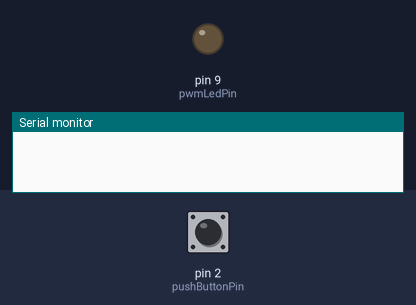
Recording of a sketch running on a simulated Arduino Uno, built with avr-gcc and run on an emulated ATmega328P. On the bench: output pins drawn as LEDs (lit = HIGH), the last lines printed to the serial monitor. The inputs (shaded band) are chosen by the test bench; at power-on: pin 2 (pushButtonPin) HIGH.

Above: at 1.2 s.
1.3 s: pin 2 (pushButtonPin) pulled LOW for 0.15 s
At 2.2 s:
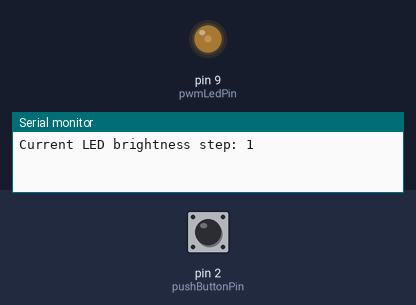
2.9 s: pin 2 (pushButtonPin) pulled LOW for 1 s
At 3.4 s:
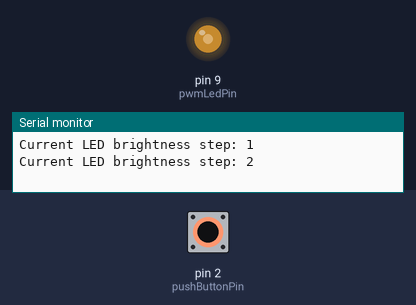
5.4 s: pin 2 (pushButtonPin) pulled LOW for 0.15 s
At 6.5 s:
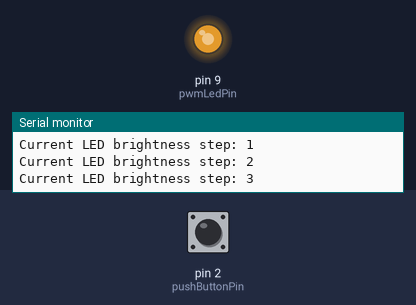
7.0 s: pin 2 (pushButtonPin) pulled LOW for 3.2 s
At 7.7 s:
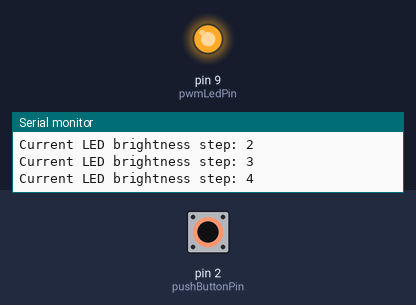
Timing chart, 0 to 10.0 s (numbered marks = the images above; inputs shaded):
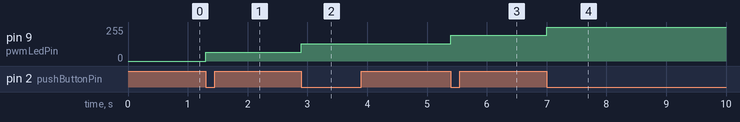

Measured:
- after the input at 1.3 s, pin 9 (pwmLedPin): 0/255 → 64/255 at once
- after the input at 2.9 s, pin 9 (pwmLedPin): 64/255 → 128/255 at once
- after the input at 5.4 s, pin 9 (pwmLedPin): 128/255 → 192/255 at once
- after the input at 7.0 s, pin 9 (pwmLedPin): 192/255 → 255/255 at once

The sketch:

Workshop_2.1_code.ino
```cpp
// Define pin numbers
const int pushButtonPin = 2; // Pushbutton input pin
const int pwmLedPin = 9; // PWM output pin connected to LED

// Variables for tracking LED brightness step and button state
int ledLevelIndex = 0; // Current brightness level index (0 to 4)
int currentButtonReading = 0; // Stores current state of the button
int previousButtonReading = 0; // Stores previous state to detect button press

// Array defining five brightness levels (including OFF and full brightness)
int ledBrightnessSteps[] = {0, 64, 128, 192, 255};

void setup() {
  pinMode(pushButtonPin, INPUT_PULLUP); // Set button pin as input with pull-up
  pinMode(pwmLedPin, OUTPUT); // Set LED pin as output
  Serial.begin(9600); // Initialize serial monitor
}

void loop() {
  // Read current button state
  currentButtonReading = digitalRead(pushButtonPin);

  // Detect button press (falling edge)
  if (currentButtonReading == LOW && previousButtonReading == HIGH) {
    // Advance to next brightness level (cycle through 0–4)
    ledLevelIndex = (ledLevelIndex + 1) % 5;

    // Apply brightness level to LED
    analogWrite(pwmLedPin, ledBrightnessSteps[ledLevelIndex]);

    // Debug output
    Serial.print("Current LED brightness step: ");
    Serial.println(ledLevelIndex);

    // Delay for button debounce
    delay(200);
  }

  // Save current state for next loop
  previousButtonReading = currentButtonReading;
}
```
